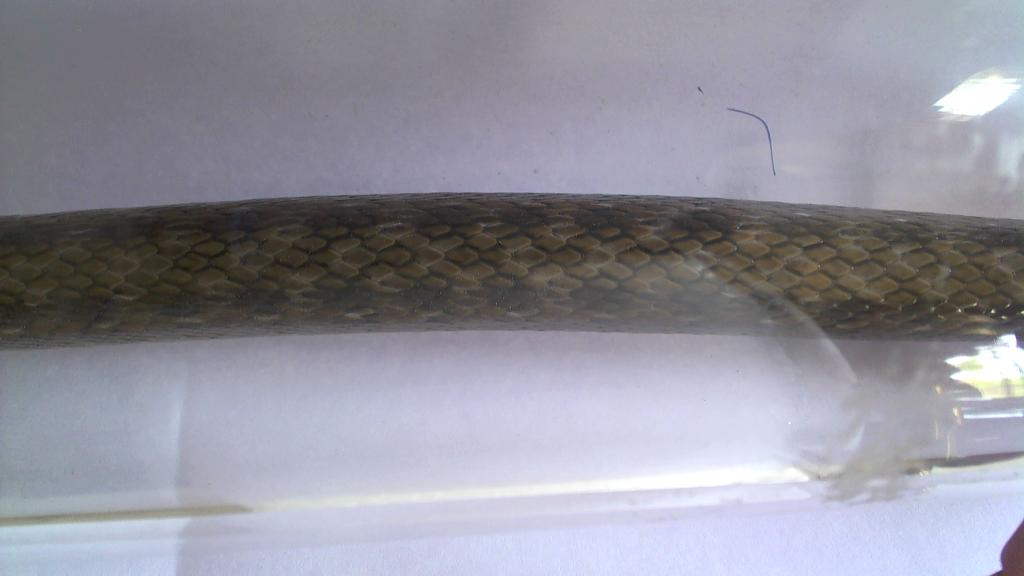
#> input picture trinket4.jpg, 1024 x 576 px
$ jupyter execute --allow-errors 'Method 1.ipynb'   (older library calls are emulated)
#> lines starting #> are read from the running program, lines starting #| are printed output that depends on the picture
# RAT SNAKE

[cell 1]
import cv2
import numpy as np
import pandas as pd
import matplotlib.pyplot as plt

def Canny_edge_detector(gimg,thlow = None,thhigh = None):
    gimg = cv2.GaussianBlur(gimg,(5,5),1.4)

    #2 - Compute Gradient
    gradient_x = cv2.Sobel(np.float32(gimg),cv2.CV_64F, 1, 0, 3)
    gradient_y = cv2.Sobel(np.float32(gimg),cv2.CV_64F, 0, 1, 3)

    #3- Compute Magnitude and Direction
    mag,dir = cv2.cartToPolar(gradient_x,gradient_y,angleInDegrees=True)

    # Setting minimum and maximum thresholds for Hysterisis Thresholding
    mag_max = np.max(mag)
    if not thlow: thlow = mag_max * 0.1
    if not thhigh: thhigh = mag_max  * 0.5

    height, width = gimg.shape

    #For every pixel:
    for i_x in range(width):
        for i_y in range(height):
            grad_ang = dir[i_y, i_x]
            grad_ang = abs(grad_ang - 180) if abs(grad_ang) > 180 else abs(grad_ang)

            # X-axis
            if grad_ang <= 22.5:
                neighb_1_x, neighb_1_y = i_x - 1, i_y
                neighb_2_x, neighb_2_y = i_x + 1, i_y

                # top right (diagonal-1)
            elif grad_ang > 22.5 and grad_ang <= (22.5 + 45):
                neighb_1_x, neighb_1_y = i_x - 1, i_y - 1
                neighb_2_x, neighb_2_y = i_x + 1, i_y + 1

                # Y-axis
            elif grad_ang > (22.5 + 45) and grad_ang <= (22.5 + 90):
                neighb_1_x, neighb_1_y = i_x, i_y - 1
                neighb_2_x, neighb_2_y = i_x, i_y + 1

                # top left (diagonal-2) direction
            elif grad_ang > (22.5 + 90) and grad_ang <= (22.5 + 135):
                neighb_1_x, neighb_1_y = i_x - 1, i_y + 1
                neighb_2_x, neighb_2_y = i_x + 1, i_y - 1

                # Now it restarts the cycle
            elif grad_ang > (22.5 + 135) and grad_ang <= (22.5 + 180):
                neighb_1_x, neighb_1_y = i_x - 1, i_y
                neighb_2_x, neighb_2_y = i_x + 1, i_y

                # Non-maximum suppression step
            if width > neighb_1_x >= 0 and height > neighb_1_y >= 0:
                if mag[i_y, i_x] < mag[neighb_1_y, neighb_1_x]:
                    mag[i_y, i_x] = 0
                    continue

            if width > neighb_2_x >= 0 and height > neighb_2_y >= 0:
                if mag[i_y, i_x] < mag[neighb_2_y, neighb_2_x]:
                    mag[i_y, i_x] = 0

    weak_ids = np.zeros_like(gimg)
    strong_ids = np.zeros_like(gimg)
    ids = np.zeros_like(gimg)

    # Hysterisis thresholding step
    for i_x in range(width):
        for i_y in range(height):

            grad_mag = mag[i_y, i_x]

            if grad_mag < thlow:
                mag[i_y, i_x] = 0
            elif thhigh > grad_mag >= thlow:
                ids[i_y, i_x] = 1
            else:
                ids[i_y, i_x] = 2

    return mag


snake = cv2.imread("trinket4.jpg")
#> snake is the input picture: shape (576, 1024, 3); mean B, G, R 156.6, 145.5, 146.1
snake1 = cv2.imread("trinket4.jpg",0)
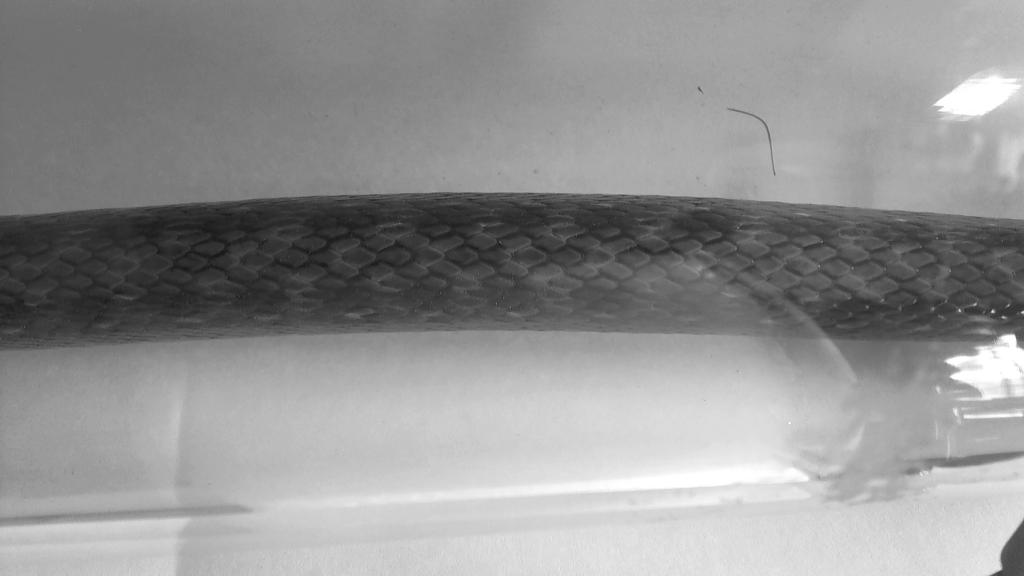
#> snake1: shape (576, 1024); min 19, max 255, mean 147
cv2.imshow("snake1",snake)
#cv2.imshow("Snake Gray",snake1)
cv2.imwrite("SNAKE Snake Gray.jpg",snake1)
# Wait for the user to select points and perform the perspective transform
cv2.waitKey(0)
cv2.destroyAllWindows()

ret, threshold_image = cv2.threshold(snake1, 127, 255,cv2.THRESH_TRUNC)
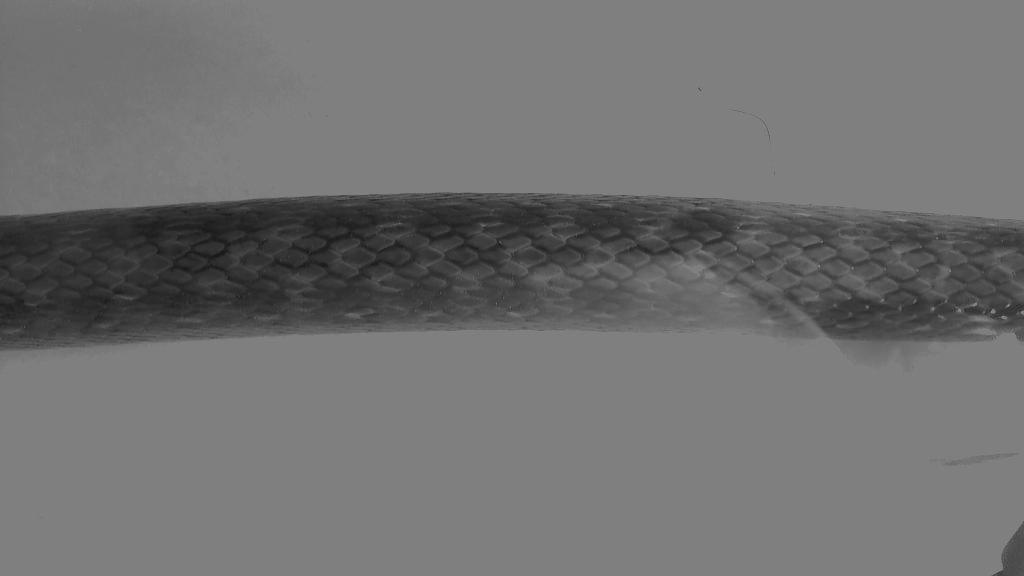
#> threshold_image: shape (576, 1024); min 19, max 127, mean 112.9
#Thresholding
cv2.imshow('Truncated Thresholding', threshold_image)
cv2.imwrite('SNAKE Truncated Thresholding.jpg', threshold_image)

# [6 lines of commented-out code are left out]

clahe = cv2.createCLAHE(clipLimit=2.0, tileGridSize=(8, 8))
sharp_img = clahe.apply(threshold_image)
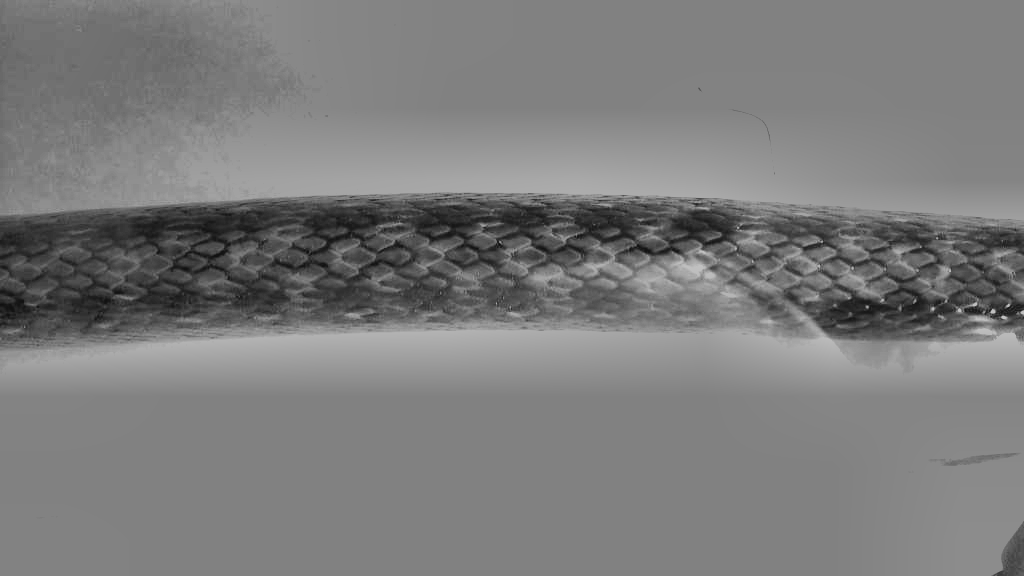
#> sharp_img: shape (576, 1024); min 12, max 194, mean 124
cv2.imwrite("SNAKE Sharp Image.jpg",sharp_img)
# [7 lines of commented-out code are left out]

cv2.waitKey(0)
cv2.destroyAllWindows()

selected_points = []
result = None
result_colour = None
# Function to handle mouse click events
# [36 lines left out: function mouse_callback, not called in this run]


# Create a window to display the sharpened snake image
cv2.imshow("SELECT EDGE COORDINATES", sharp_img)
cv2.namedWindow("SELECT EDGE COORDINATES", cv2.WINDOW_NORMAL)  # Set window type
cv2.setMouseCallback("SELECT EDGE COORDINATES", mouse_callback)  # Set the mouse callback
cv2.waitKey(0)
cv2.destroyAllWindows()

#> (the rest of this cell did not finish here and is left out)

$ run again, with trinket5.jpg copied over trinket4.jpg
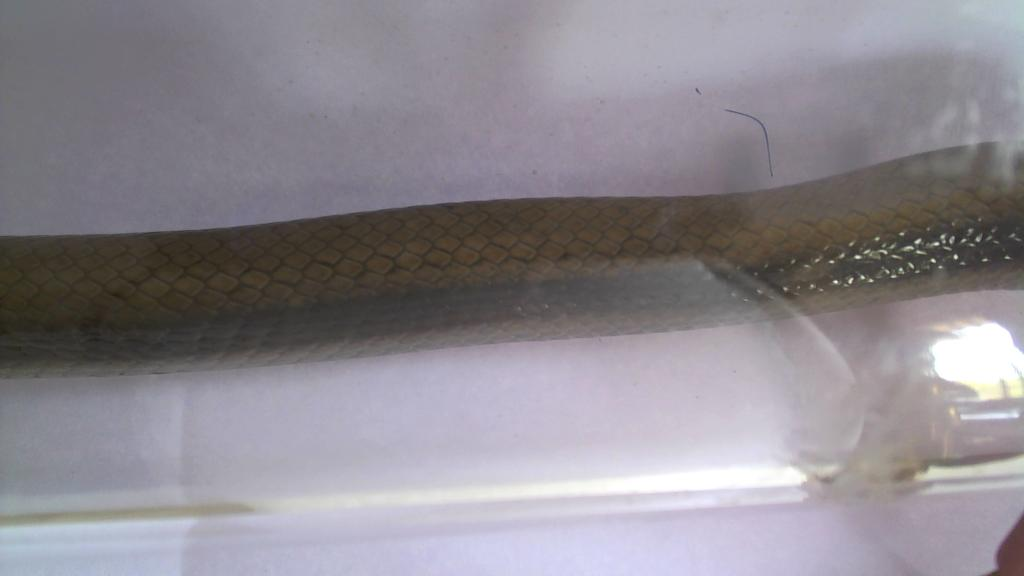
#> input picture trinket5.jpg, 1024 x 576 px
#> snake is the input picture: shape (576, 1024, 3); mean B, G, R 144.3, 137.2, 141.7
#> `ret, threshold_image = cv2.threshold(snake1, 127, 255,cv2.THRESH_TRUNC)`:
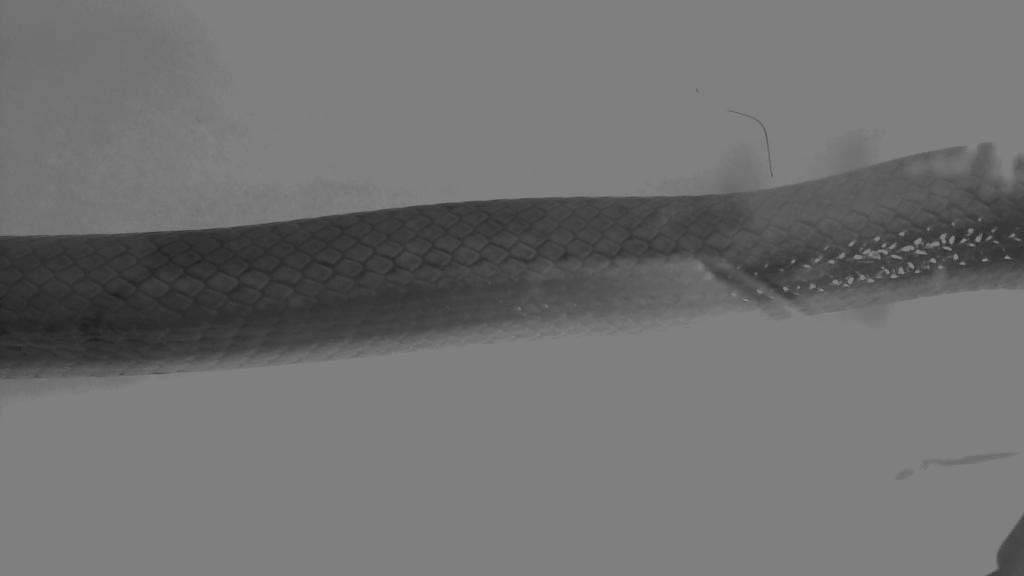
#> threshold_image: shape (576, 1024); min 30, max 127, mean 112.5
#> `sharp_img = clahe.apply(threshold_image)`:
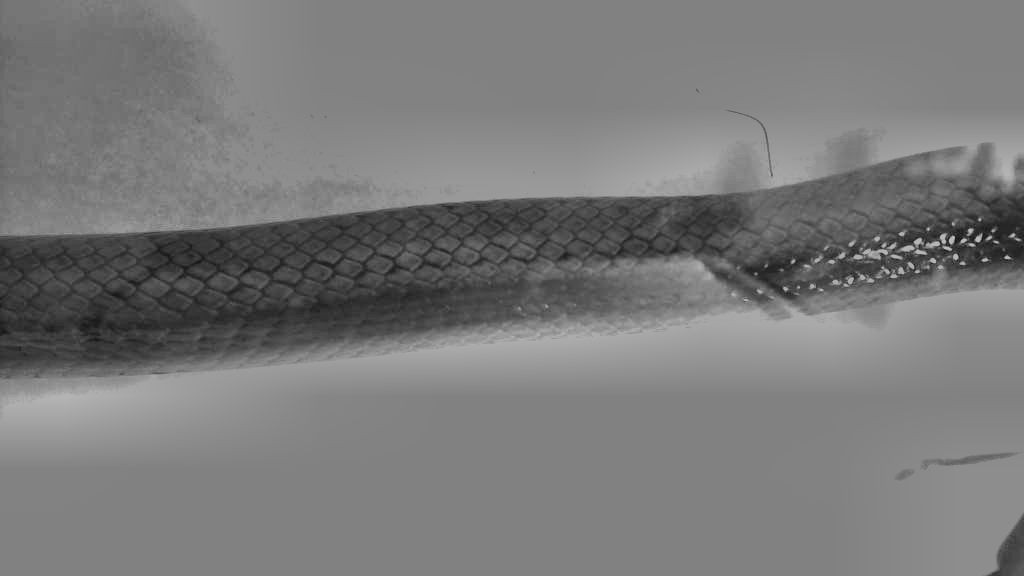
#> sharp_img: shape (576, 1024); min 22, max 185, mean 121.5

$ run again, with SNAKE1 Snake Scales Count.jpg copied over trinket4.jpg
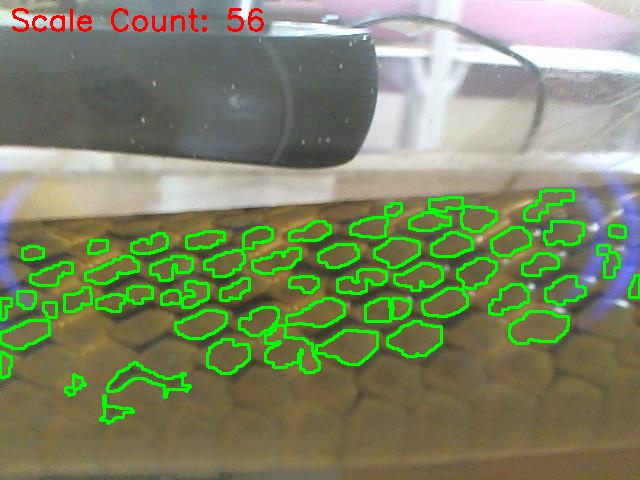
#> input picture SNAKE1 Snake Scales Count.jpg, 640 x 480 px
#> snake is the input picture: shape (480, 640, 3); mean B, G, R 101.9, 133.9, 125.6
#> `ret, threshold_image = cv2.threshold(snake1, 127, 255,cv2.THRESH_TRUNC)`:
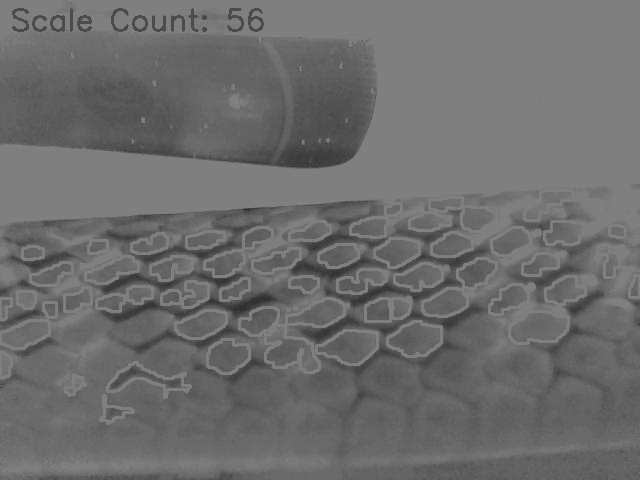
#> threshold_image: shape (480, 640); min 45, max 127, mean 108.8
#> `sharp_img = clahe.apply(threshold_image)`:
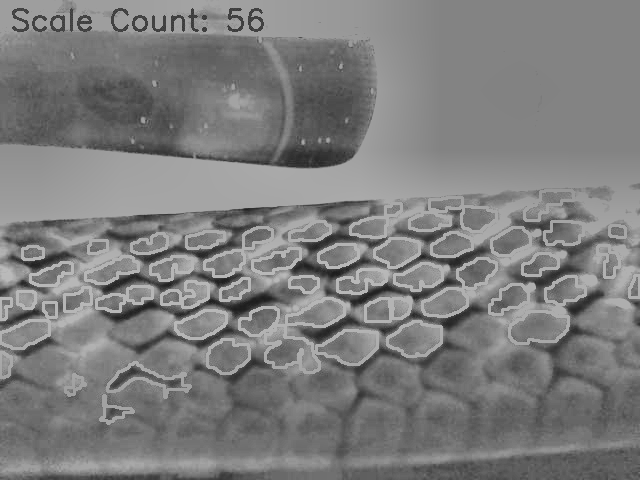
#> sharp_img: shape (480, 640); min 28, max 186, mean 125.2
